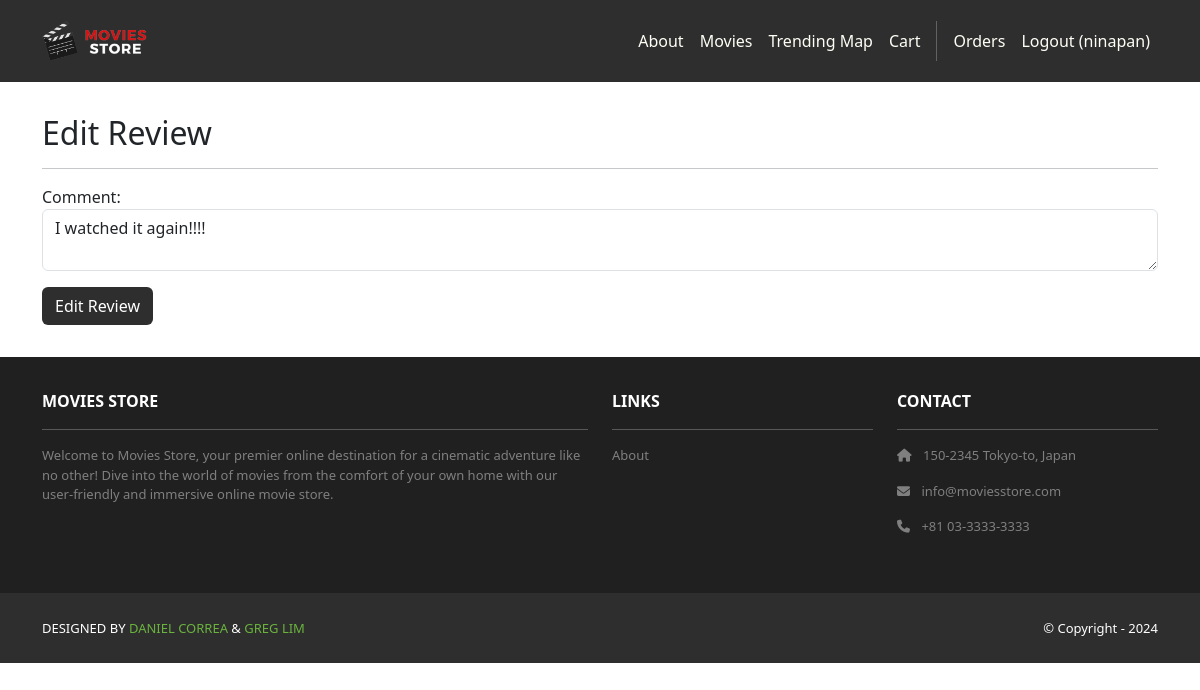
Page /movies/2/review/5/edit/ (signed in) on the earlier database version.
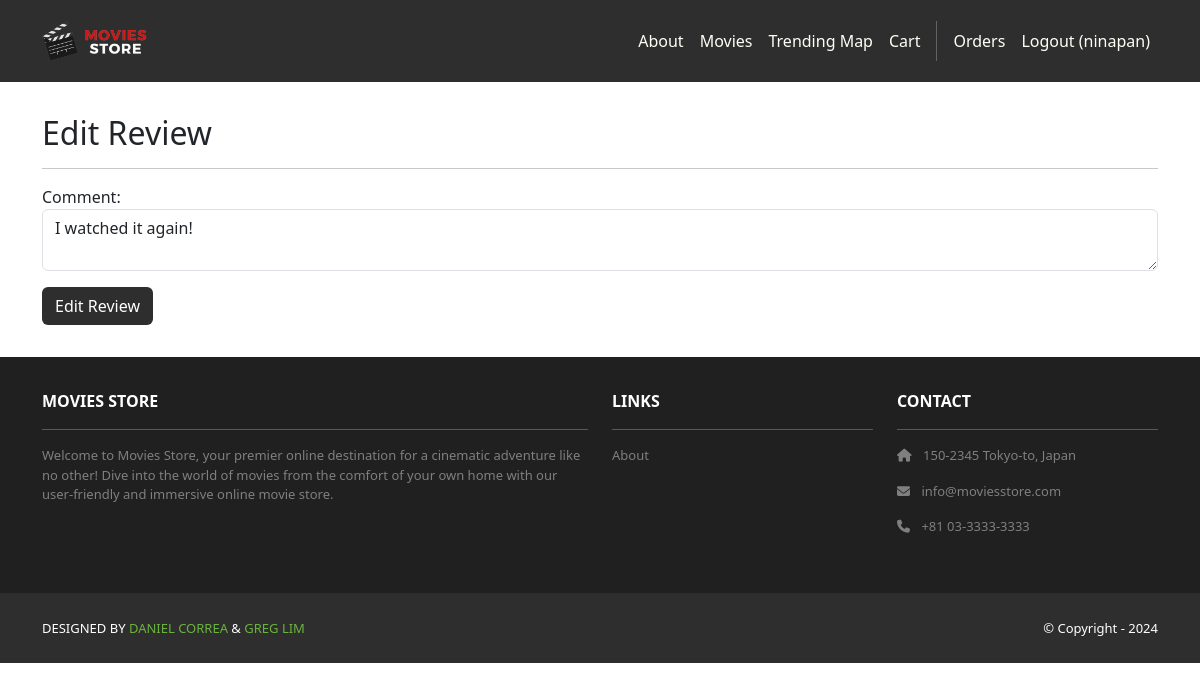
Same page on the later database version.
### movies/models.py (models this page shows, shortened)
class Review(models.Model):
    id = models.AutoField(primary_key=True)
    comment = models.CharField(max_length=255)
    date = models.DateTimeField(auto_now_add=True)
    movie = models.ForeignKey(Movie,
        on_delete=models.CASCADE)
    user = models.ForeignKey(User,
        on_delete=models.CASCADE)

### movies/views.py (the view)
@login_required
def edit_review(request, id, review_id):
    review = get_object_or_404(Review, id=review_id)
    if request.user != review.user:
        return redirect('movies.show', id=id)
    if request.method == 'GET':
        template_data = {}
        template_data['title'] = 'Edit Review'
        template_data['review'] = review
        return render(request, 'movies/edit_review.html',
            {'template_data': template_data})
    elif request.method == 'POST' and request.POST['comment'] != '':
        review = Review.objects.get(id=review_id)
        review.comment = request.POST['comment']
        review.save()
        return redirect('movies.show', id=id)
    else:
        return redirect('movies.show', id=id)

### movies/templates/movies/edit_review.html (shortened to what this page needs)
{% extends 'base.html' %}
{% block content %}
<div class="p-3">
  <div class="container">
    <div class="row mt-3">
      <div class="col mx-auto mb-3">
        <h2>Edit Review</h2>
        <hr />
        <form method="POST">
          <p>
            <label for="comment">Comment:</label>
            <textarea name="comment" required class="form-control" id="comment">{{template_data.review.comment }}</textarea>
          </p>
          <div class="text-start">
            <button type="submit"
              class="btn bg-dark text-white">Edit Review
            </button>
          </div>
        </form>
      </div>
    </div>
  </div>
</div>
{% endblock content %}

Differences in the rows shown:
changed Review: comment "I watched it again!!!!" → "I watched it again!"
